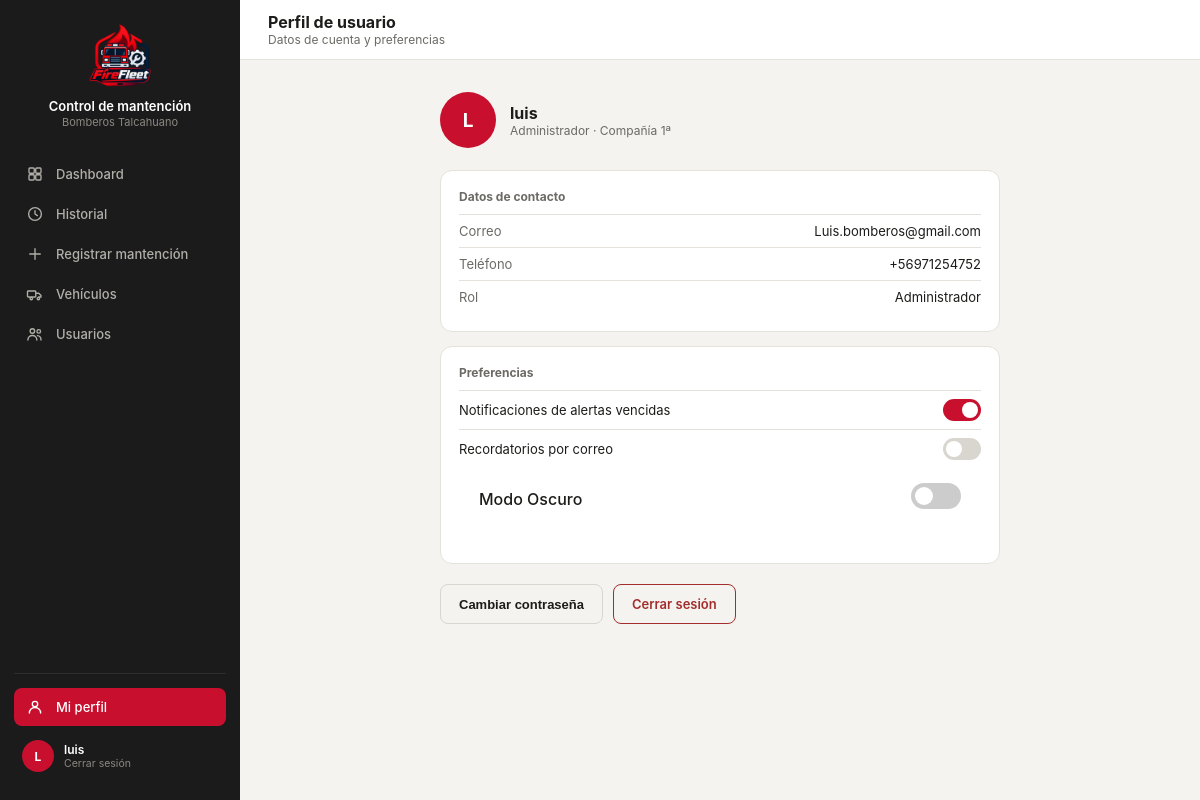
/perfil/ (signed in), run on the app's committed database.
### core/models.py (models this page shows, shortened)
class Usuario(models.Model):
    id_user = models.AutoField(primary_key=True)
    user = models.OneToOneField(User, on_delete=models.CASCADE, related_name="perfil", null=True, blank=True)
    nombre = models.CharField(max_length=120)
    rol = models.CharField(max_length=50)
    id_compania = models.ForeignKey(
        Compania, on_delete=models.SET_NULL, null=True, blank=True,
        db_column="id_compania", related_name="usuarios",
    )
    telefono = models.CharField(max_length=30, blank=True, default='')
    class Meta:
        db_table = "usuario"

class Compania(models.Model):
    id_comp = models.AutoField(primary_key=True)
    nombre = models.CharField(max_length=100)
    direccion = models.CharField(max_length=200, blank=True, db_column="dirección")
    telefono = models.CharField(max_length=20, blank=True, db_column="teléfono")
    class Meta:
        db_table = "compania"
        verbose_name_plural = "Compañías"
    def __str__(self):
        return self.nombre

### core/views.py (the view)
# urls.py: path('perfil/', views.perfil, name='perfil'),
@login_required(login_url='index')
def perfil(request):
    perfil_usuario, current_user_data = _datos_usuario_actual(request)
    current_user_data['email'] = request.user.email
    current_user_data['telefono'] = perfil_usuario.telefono if perfil_usuario else ''
    return render(request, 'core/perfil.html', {'current_user': current_user_data})

### core/views.py (called while the page is built)
def _datos_usuario_actual(request):
    perfil_usuario = getattr(request.user, 'perfil', None)
    is_admin = request.user.is_superuser or bool(
        perfil_usuario and (perfil_usuario.rol or '').lower() == 'administrador'
    )
    if perfil_usuario:
        nombre = perfil_usuario.nombre
        rol = perfil_usuario.rol
        comp = str(perfil_usuario.id_compania) if perfil_usuario.id_compania else 'Sin Compañía'
    else:
        nombre = request.user.get_full_name() or request.user.username
        rol = ''
        comp = 'Sin Compañía'
    return perfil_usuario, {
        'name': nombre,
        'rol': rol,
        'comp': comp,
        'initials': ''.join([palabra[0].upper() for palabra in nombre.split()[:2]]) or '??',
        'isAdmin': is_admin,
    }

### core/templates/core/perfil.html (shortened to what this page needs)
{% load static %}
<!DOCTYPE html>
<html lang="es">
<head>
<link rel="stylesheet" href="https://cdnjs.cloudflare.com/ajax/libs/tabler-icons/2.44.0/iconfont/tabler-icons.min.css">
<link rel="stylesheet" href="{% static 'styles.css' %}">
</head>
<body>
<div class="layout">
  <div class="sidebar">
    <div class="sidebar-brand">
      <div class="logo"><img src="{% static 'imagenes/logo2.png' %}" alt="Logo Control de mantención"></div>
      <div><p class="t1">Control de mantención</p><p class="t2">Bomberos Talcahuano</p></div>
    </div>
    <a class="nav-item" href="{% url 'dashboard' %}">Dashboard</a>
    <a class="nav-item" href="{% url 'historial' %}"><svg class="nav-icon" viewBox="0 0 24 24" fill="none" stroke="currentColor" stroke-width="1.8" stroke-linecap="round" stroke-linejoin="round"><circle cx="12" cy="12" r="8.5"/><polyline points="12 7.5 12 12 15.2 14.2"/></svg>Historial</a>
    <a class="nav-item" href="{%  url 'registrar'  %}"><svg class="nav-icon" viewBox="0 0 24 24" fill="none" stroke="currentColor" stroke-width="1.8" stroke-linecap="round" stroke-linejoin="round"><line x1="12" y1="5" x2="12" y2="19"/><line x1="5" y1="12" x2="19" y2="12"/></svg>Registrar mantención</a>
        <a class="nav-item nav-vehiculos" href="{% url 'vehiculos' %}" style="display:none;"><svg class="nav-icon" viewBox="0 0 24 24" fill="none" stroke="currentColor" stroke-width="1.8" stroke-linecap="round" stroke-linejoin="round"><rect x="2" y="8" width="11" height="8" rx="1"/><path d="M13 11h4l3 3v2h-3"/><circle cx="7" cy="18" r="1.6"/><circle cx="16.5" cy="18" r="1.6"/></svg>Vehículos</a>
<a class="nav-item nav-usuarios" href="{% url 'usuarios' %}" style="display:none;"><svg class="nav-icon" viewBox="0 0 24 24" fill="none" stroke="currentColor" stroke-width="1.8" stroke-linecap="round" stroke-linejoin="round"><circle cx="8.5" cy="8" r="3"/><path d="M2.5 20c0-3.6 2.7-6 6-6s6 2.4 6 6"/><circle cx="17" cy="8.5" r="2.4"/><path d="M15.2 14.2c2.7 0.2 4.8 2.3 4.8 5.8"/></svg>Usuarios</a>
    <div class="sidebar-footer">
                <a class="nav-item active" href="{% url 'perfil' %}"><svg class="nav-icon" viewBox="0 0 24 24" fill="none" stroke="currentColor" stroke-width="1.8" stroke-linecap="round" stroke-linejoin="round"><circle cx="12" cy="8" r="3.6"/><path d="M4.5 20c0-4.1 3.4-7.4 7.5-7.4s7.5 3.3 7.5 7.4"/></svg>Mi perfil</a>
    <a class="sidebar-user" href="{% url 'logout' %}" style="margin-top:6px; text-decoration:none;">
        <div class="av"> {{ current_user.initials }}
</div>
        <div><p class="name">{{ current_user.name }}</p><p class="role">Cerrar sesión</p></div>
      </a>
    </div>
  </div>
  <div class="main">
    <div class="topbar">
      <div style="display:flex; align-items:center; gap:12px;">
        <div><h2>Perfil de usuario</h2><p class="crumb">Datos de cuenta y preferencias</p></div>
      </div>
    </div>
    <div class="content">
      <div style="max-width:560px; margin:0 auto;">
        <div style="display:flex; align-items:center; gap:14px; margin-bottom:22px;">
          <div style="width:56px; height:56px; border-radius:50%; background:var(--red); display:flex; align-items:center; justify-content:center; color:#fff; font-size:19px; font-weight:700;"> {{ current_user.initials }}</div>
          <div><p style="font-size:16px; font-weight:700; margin:0;"> {{ current_user.name }}</p><p style="font-size:12px; color:var(--text2); margin:0;">{{ current_user.rol }} · {{ current_user.comp }}</p></div>
        </div>
        <div class="card" style="margin-bottom:14px;">
          <p style="font-size:12px; color:var(--text2); margin:0 0 10px; font-weight:700;">Datos de contacto</p>
          <div style="display:flex; justify-content:space-between; padding:8px 0; border-top:1px solid var(--border); font-size:13px;"><span style="color:var(--text2);">Correo</span><span>{{ current_user.email|default:"Sin registrar" }}</span></div>
          <div style="display:flex; justify-content:space-between; padding:8px 0; border-top:1px solid var(--border); font-size:13px;"><span style="color:var(--text2);">Teléfono</span><span>{{ current_user.telefono|default:"Sin registrar" }}</span></div>
          <div style="display:flex; justify-content:space-between; padding:8px 0; border-top:1px solid var(--border); font-size:13px;"><span style="color:var(--text2);">Rol</span><span>{{ current_user.rol }}</span></div>
        </div>
        <div class="card" style="margin-bottom:20px;">
          <p style="font-size:12px; color:var(--text2); margin:0 0 10px; font-weight:700;">Preferencias</p>
          <div style="display:flex; justify-content:space-between; align-items:center; padding:8px 0; border-top:1px solid var(--border); font-size:13px;">
            <span>Notificaciones de alertas vencidas</span>
            <div style="width:38px; height:22px; border-radius:20px; background:var(--red); position:relative;"><div style="width:16px; height:16px; border-radius:50%; background:#fff; position:absolute; top:3px; right:3px;"></div></div>
          </div>
          <div style="display:flex; justify-content:space-between; align-items:center; padding:8px 0; border-top:1px solid var(--border); font-size:13px;">
            <span>Recordatorios por correo</span>
            <div style="width:38px; height:22px; border-radius:20px; background:#D8D6CE; position:relative;"><div style="width:16px; height:16px; border-radius:50%; background:#fff; position:absolute; top:3px; left:3px;"></div></div>
          </div>
          <div class="dark-mode-setting" style="display: flex; align-items: center; justify-content: space-between; padding: 15px 20px; background: var(--card-bg, #fff); border-radius: 8px; margin-bottom: 15px;">
    <span style="font-weight: 500;">Modo Oscuro</span>
    <label class="switch" style="position: relative; display: inline-block; width: 50px; height: 26px;">
      <span class="slider" style="position: absolute; cursor: pointer; top: 0; left: 0; right: 0; bottom: 0; background-color: #ccc; transition: .4s; border-radius: 34px;"></span>
    </label>
</div>
        </div>
        <div style="display:flex; gap:10px;">
          <button class="btn-secondary">Cambiar contraseña</button>
          <a class="btn-secondary" style="border-color:#A32D2D; color:#A32D2D; display:inline-flex; align-items:center;" href="{% url 'logout' %}">Cerrar sesión</a>
        </div>
      </div>
    </div>
  </div>
</div>
</body>
</html>

### core/static/styles.css (style rules this page uses)
:root { --red:#C8102E; --dark:#212121; --darker:#181818; --sidebar-bg:#1B1B1B; --sidebar-hover:#2A2A2A; --input-bg:#fff; --input-border:#D8D6CE; --muted:#8A8880; --amber:#854F0B; --amber-bg:#FDECC8; --green:#0F6E56; --green-bg:#DCEEE8; --danger:#A32D2D; --danger-bg:#F6DCDC; --surface1:#F4F3EF; --surface2:#FFFFFF; --border:#E4E2DB; --text1:#1C1C1A; --text2:#6B6A64; }
* { box-sizing:border-box; -webkit-tap-highlight-color:transparent; }
body { margin:0; font-family:-apple-system,BlinkMacSystemFont,"Segoe UI",Roboto,Helvetica,Arial,sans-serif; background:var(--surface1); color:var(--text1); min-height:100vh; }
.layout { display:flex; min-height:100vh; }
.sidebar { width:240px; background:var(--sidebar-bg); flex-shrink:0; display:flex; flex-direction:column; padding:20px 14px; position:sticky; top:0; height:100vh; }
.sidebar-brand { display:flex; flex-direction:column; align-items:center; text-align:center; gap:10px; padding:4px 8px 26px; }
.sidebar-brand .logo { width:64px; height:64px; display:flex; align-items:center; justify-content:center; flex-shrink:0; overflow:hidden; }
.sidebar-brand .logo img { width:100%; height:100%; object-fit:contain; display:block; }
.sidebar-brand .t1 { color:#fff; font-size:13px; font-weight:600; margin:0; line-height:1.3; }
.sidebar-brand .t2 { color:#8A8880; font-size:11px; margin:0; }
.nav-item { display:flex; align-items:center; gap:12px; padding:10px 12px; border-radius:8px; color:#B0AFA8; font-size:13px; font-weight:500; cursor:pointer; border:none; background:none; width:100%; text-align:left; margin-bottom:2px; text-decoration:none; }
.nav-item .nav-icon { width:18px; height:18px; flex-shrink:0; }
.nav-item.active { background:var(--red); color:#fff; }
.sidebar-footer { margin-top:auto; padding-top:14px; border-top:1px solid #2E2E2E; }
.sidebar-user { display:flex; align-items:center; gap:10px; padding:8px; border-radius:8px; cursor:pointer; }
.sidebar-user .av { width:32px; height:32px; border-radius:50%; background:var(--red); display:flex; align-items:center; justify-content:center; color:#fff; font-size:12px; font-weight:700; flex-shrink:0; }
.sidebar-user .name { color:#fff; font-size:12px; font-weight:600; margin:0; }
.sidebar-user .role { color:#8A8880; font-size:10.5px; margin:0; }
.main { flex:1; min-width:0; }
.topbar { height:60px; background:var(--surface2); border-bottom:1px solid var(--border); display:flex; align-items:center; justify-content:space-between; padding:0 28px; position:sticky; top:0; z-index:10; }
.topbar h2 { font-size:16px; font-weight:700; margin:0; }
.topbar .crumb { font-size:12px; color:var(--text2); margin:0; }
.content { padding:28px 32px; max-width:1200px; margin:0 auto; }
.card { background:var(--surface2); border:1px solid var(--border); border-radius:12px; padding:18px; }
.btn-secondary { background:transparent; border:1px solid var(--input-border); color:var(--text1); height:40px; padding:0 18px; border-radius:8px; font-weight:600; font-size:13px; cursor:pointer; display:inline-flex; align-items:center; justify-content:center; }
label { display:block; font-size:12px; color:var(--text2); margin-bottom:6px; font-weight:600; }
a.btn-primary, a.btn-secondary { text-decoration:none; justify-content:center; }
.content { padding: 32px; flex: 1; }

### core/templates/core/perfil.html (style rules this page uses)
.slider:before { position: absolute; content: ""; height: 18px; width: 18px; left: 4px; bottom: 4px; background-color: white; transition: .4s; border-radius: 50%; }

### data on the page
Usuario: name "luis", rol "Administrador", telefono "+56971254752"
Compania: comp "Compañía 1ª"

### other printed values
{{ current_user.initials }} "L"
{{ current_user.email|default:"Sin registrar" }} "Luis.bomberos@gmail.com"
